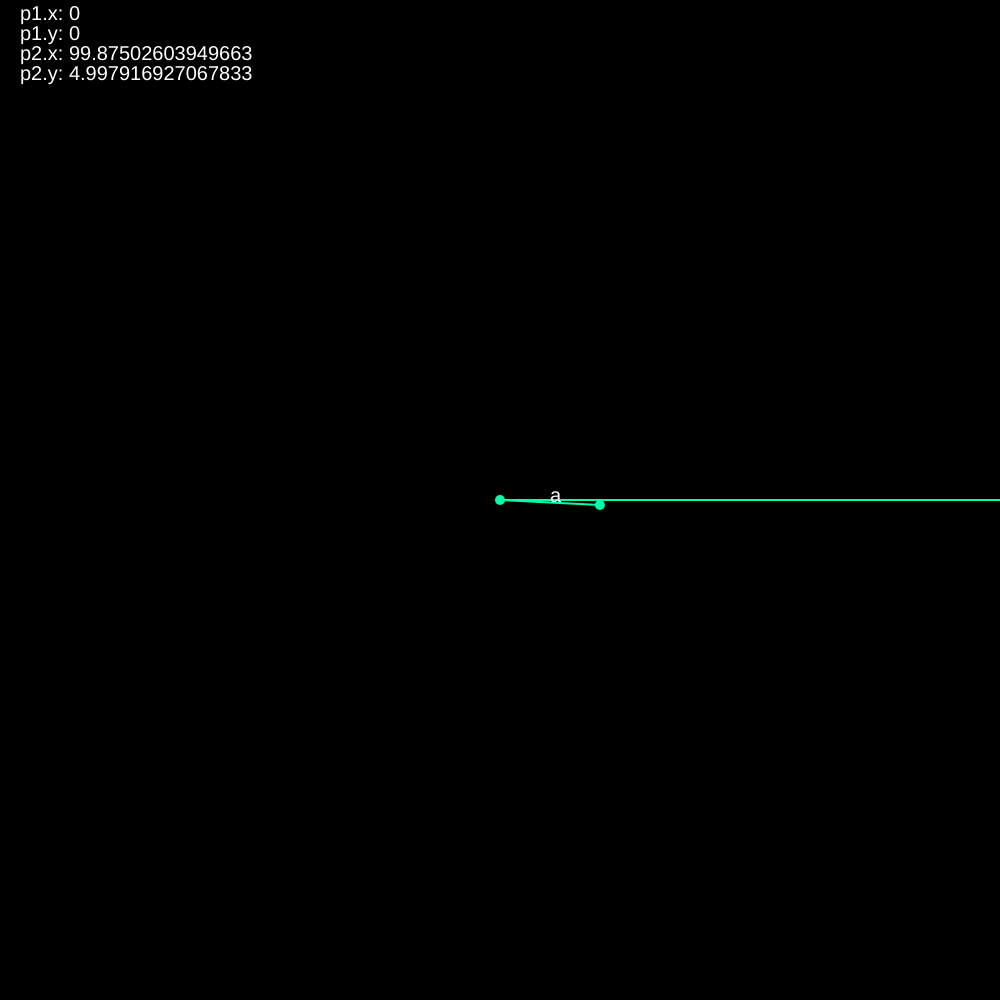
Frame 1 (no input)
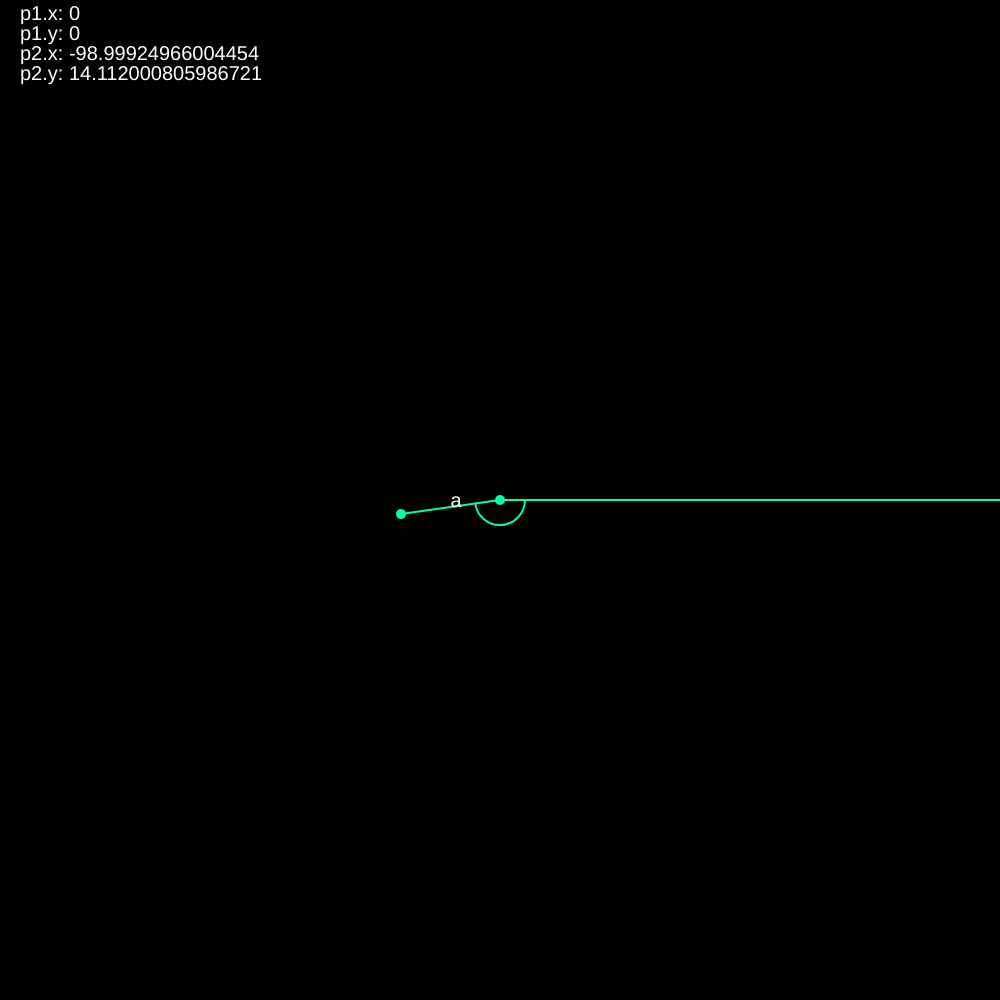
Frame 60 (no input)
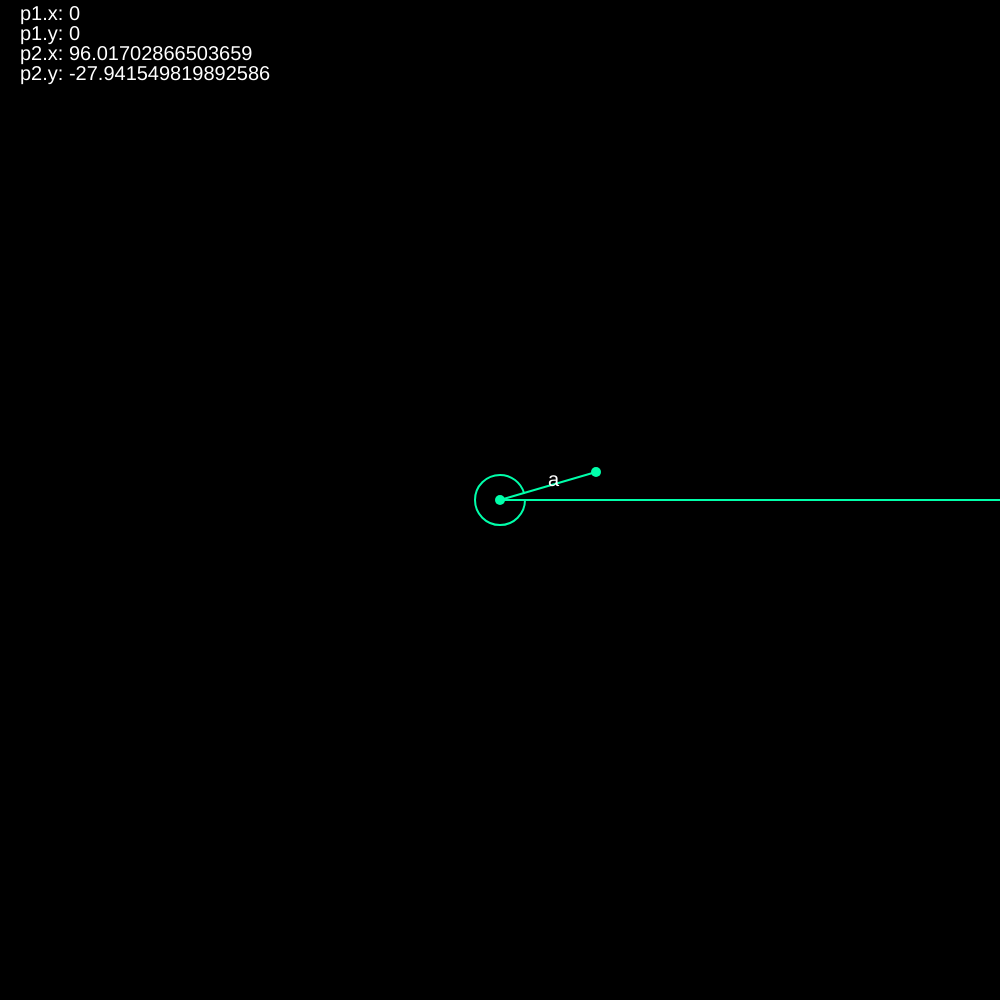
Frame 120 (the mouse pressed at the canvas centre since frame 60)

The p5.js sketch that drew these frames (run headless with seeded random() and noise() and a simulated clock; from frame 60 on, the mouse is pressed at the canvas centre):

// p5.js sketch
// ── sketch.js
// 三点間から角度を知りたい時

const canvasSize = Math.min(window.innerWidth, window.innerHeight);

function setup() {
  createCanvas(canvasSize, canvasSize);
  colorMode(HSB, 360, 100, 100, 100);
  background(0);
}

function draw() {
  background(0);
  
  translate(width / 2, height / 2); // 座標を初期化（中央を原点とする）
  
  noFill();
  stroke(160, 100, 100);
  const r = width / 4; // 半径
  const p1 = createVector(0, 0);
  const p2 = createVector(100 * cos(frameCount * 0.05), 100 * sin(frameCount * 0.05));
  const xLine = createVector(width / 2, 0);
  const vectorA = p5.Vector.sub(p1, p2);
  const vectorB = p5.Vector.sub(p1, xLine);

  strokeWeight(10);
  point(p1.x, p1.y);
  point(p2.x, p2.y);

  strokeWeight(2);
  line(p1.x, p1.y, p2.x, p2.y);
  line(p1.x, p1.y, xLine.x, xLine.y);

  push();
  arc(p1.x, p1.y, 50, 50, 0, vectorB.angleBetween(vectorA));
  pop();

  fill(100);
  noStroke();

  const vectorACenter = p5.Vector.lerp(p1, p2, 0.5);

  textSize(20);

  text('a', vectorACenter.x, vectorACenter.y);

  const info = [`p1.x: ${p1.x}`, `p1.y: ${p1.y}`, `p2.x: ${p2.x}`, `p2.y: ${p2.y}`];

  info.forEach((data, i) => {
    text(data, -width / 2 + 20, -height / 2 + 20 * i + 20);
  });
}
